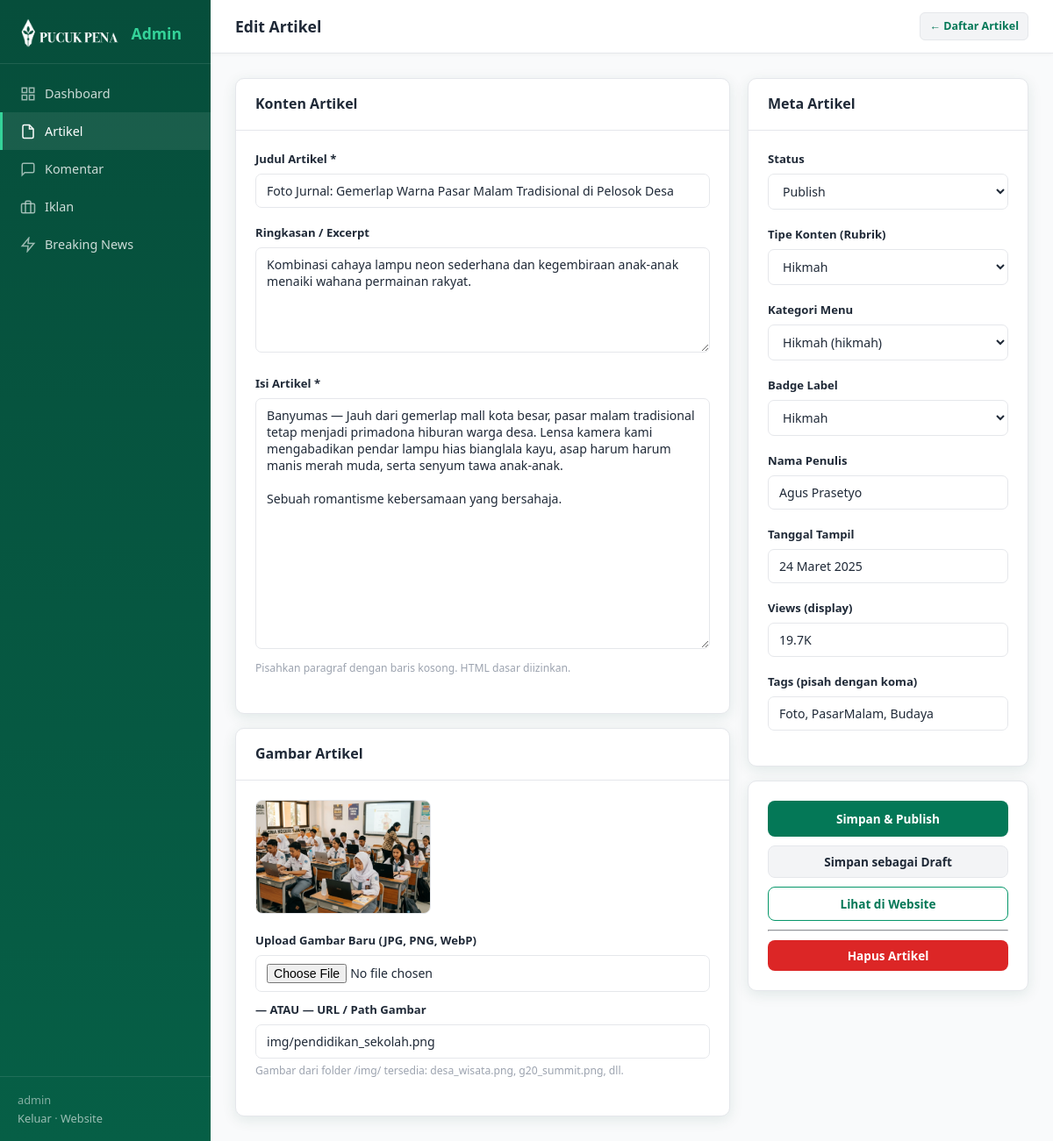
The app's page /admin/articles.php?action=edit&id=98 (signed in) with its own data.
### tables this page shows
CREATE TABLE `articles` (
  `id` int NOT NULL AUTO_INCREMENT,
  `type` varchar(100) NOT NULL DEFAULT 'Berita Utama',
  `cat` varchar(50) NOT NULL DEFAULT 'berita',
  `badge` varchar(50) NOT NULL DEFAULT 'berita',
  `title` varchar(500) NOT NULL,
  `excerpt` text,
  `content` longtext,
  `author` varchar(200) DEFAULT NULL,
  `date_display` varchar(100) DEFAULT NULL,
  `views` varchar(20) DEFAULT '0',
  `img` text,
  `tags` varchar(500) DEFAULT '[]',
  `status` enum('draft','published') DEFAULT 'published',
  `created_at` timestamp NULL DEFAULT CURRENT_TIMESTAMP,
  `updated_at` timestamp NULL DEFAULT CURRENT_TIMESTAMP ON UPDATE CURRENT_TIMESTAMP,
  PRIMARY KEY (`id`)
);

### admin/articles.php (the view, shortened to what this page needs)
<?php
$db = getDB();
$action  = $_GET['action'] ?? ($_POST['action'] ?? 'list');
$article = null;
if (in_array($action, ['edit','view']) && isset($_GET['id'])) {
    $stmt = $db->prepare("SELECT * FROM articles WHERE id = ?");
    $stmt->execute([(int)$_GET['id']]);
    $article = $stmt->fetch();
}
$articles = [];
$total = 0;
$perPage = 20;
$page = max(1, (int)($_GET['page'] ?? 1));
$search = trim($_GET['q'] ?? '');
$filterCat = $_GET['cat'] ?? '';
?><!DOCTYPE html>
<html lang="id">
<head>
  <link rel="stylesheet" href="style.css">
</head>
<body>
<aside class="sidebar">
  <div class="sidebar-brand">
    <img src="../img/PUCUK%20PENA.png" alt="Logo">
    <span>Admin</span>
  </div>
  <nav>
    <a href="index.php">
      <svg width="18" height="18" viewBox="0 0 24 24" fill="none" stroke="currentColor" stroke-width="2"><rect x="3" y="3" width="7" height="7"/><rect x="14" y="3" width="7" height="7"/><rect x="14" y="14" width="7" height="7"/><rect x="3" y="14" width="7" height="7"/></svg>
      Dashboard
    </a>
    <a href="articles.php" class="active">
      <svg width="18" height="18" viewBox="0 0 24 24" fill="none" stroke="currentColor" stroke-width="2"><path d="M14 2H6a2 2 0 0 0-2 2v16a2 2 0 0 0 2 2h12a2 2 0 0 0 2-2V8z"/><polyline points="14 2 14 8 20 8"/></svg>
      Artikel
    </a>
    <a href="comments.php">
      <svg width="18" height="18" viewBox="0 0 24 24" fill="none" stroke="currentColor" stroke-width="2"><path d="M21 15a2 2 0 0 1-2 2H7l-4 4V5a2 2 0 0 1 2-2h14a2 2 0 0 1 2 2z"/></svg>
      Komentar
    </a>
    <a href="ads.php">
      <svg width="18" height="18" viewBox="0 0 24 24" fill="none" stroke="currentColor" stroke-width="2"><rect x="2" y="7" width="20" height="14" rx="2"/><path d="M16 21V5a2 2 0 0 0-2-2h-4a2 2 0 0 0-2 2v16"/></svg>
      Iklan
    </a>
    <a href="breaking.php">
      <svg width="18" height="18" viewBox="0 0 24 24" fill="none" stroke="currentColor" stroke-width="2"><polygon points="13 2 3 14 12 14 11 22 21 10 12 10 13 2"/></svg>
      Breaking News
    </a>
  </nav>
  <div class="sidebar-footer">
    <div><?= htmlspecialchars($_SESSION['admin_user']) ?></div>
    <a href="logout.php">Keluar</a> · <a href="../" target="_blank">Website</a>
  </div>
</aside>
<div class="main-content">
  <div class="topbar">
    <h1>
      <?php if ($action === 'list'): ?>Daftar Artikel
      <?php elseif ($action === 'new'): ?>Tambah Artikel Baru
      <?php else: ?>Edit Artikel
      <?php endif; ?>
    </h1>
    <div class="topbar-right">
      <?php if ($action !== 'list'): ?>
        <a href="articles.php" class="btn btn-secondary btn-sm">← Daftar Artikel</a>
      <?php else: ?>
        <a href="articles.php?action=new" class="btn btn-primary btn-sm">+ Artikel Baru</a>
      <?php endif; ?>
    </div>
  </div>
  <div class="page-body">
    <?php if ($action === 'list'): ?>
    <div class="panel">
      <div class="panel-header">
        <h2>Semua Artikel (<?= $total ?>)</h2>
        <form method="GET" style="display:flex;gap:8px;align-items:center">
          <input type="hidden" name="action" value="list">
          <input type="text" name="q" value="<?= htmlspecialchars($search) ?>" placeholder="Cari judul/penulis..." class="form-control" style="width:200px;padding:6px 10px">
          <select name="cat" class="form-control" style="width:140px;padding:6px 10px">
            <option value="">Semua Tipe</option>
            <?php foreach (['berita','opini','essay','artikel','video','foto'] as $t): ?>
              <option value="<?= $t ?>" <?= $filterCat === $t ? 'selected' : '' ?>><?= ucfirst($t) ?></option>
            <?php endforeach; ?>
          </select>
          <button type="submit" class="btn btn-secondary btn-sm">Cari</button>
        </form>
      </div>
      <div class="table-wrap">
        <table>
          <thead>
            <tr><th>#</th><th>Judul</th><th>Tipe</th><th>Kategori</th><th>Penulis</th><th>Tanggal</th><th>Status</th><th>Aksi</th></tr>
          </thead>
          <tbody>
            <?php foreach ($articles as $a): ?>
            <tr>
              <td><?= $a['id'] ?></td>
              <td class="td-title">
                <a href="articles.php?action=edit&id=<?= $a['id'] ?>">
                  <?= htmlspecialchars(mb_strimwidth($a['title'], 0, 65, '...')) ?>
                </a>
              </td>
              <td><span class="badge badge-<?= badgeCls($a['type']) ?>"><?= htmlspecialchars($a['type']) ?></span></td>
              <td><span style="font-size:0.78rem;color:var(--gray-600)"><?= htmlspecialchars($a['cat']) ?></span></td>
              <td style="font-size:0.82rem"><?= htmlspecialchars($a['author']) ?></td>
              <td style="font-size:0.8rem;white-space:nowrap"><?= htmlspecialchars($a['date_display']) ?></td>
              <td><span class="badge badge-<?= $a['status'] ?>"><?= $a['status'] ?></span></td>
              <td style="white-space:nowrap">
                <a href="articles.php?action=edit&id=<?= $a['id'] ?>" class="btn btn-secondary btn-sm">✏️ Edit</a>
                <button onclick="confirmDelete(<?= $a['id'] ?>, '<?= htmlspecialchars(addslashes(mb_strimwidth($a['title'],0,40,'...'))) ?>')" class="btn btn-danger btn-sm">🗑️</button>
              </td>
            </tr>
            <?php endforeach; ?>
            <?php if (empty($articles)): ?>
            <tr><td colspan="8" style="text-align:center;padding:40px;color:var(--gray-400)">
              <?= $search ? 'Tidak ditemukan hasil pencarian.' : 'Belum ada artikel. <a href="articles.php?action=new">Tambah sekarang</a>' ?>
            </td></tr>
            <?php endif; ?>
          </tbody>
        </table>
      </div>
      <?php if ($total > $perPage): ?>
      <div style="padding:16px 22px;border-top:1px solid var(--gray-200)">
        <div class="pagination">
          <?php for ($p = 1; $p <= ceil($total/$perPage); $p++): ?>
            <a href="?action=list&page=<?= $p ?>&q=<?= urlencode($search) ?>&cat=<?= urlencode($filterCat) ?>"
               class="page-btn <?= $p === $page ? 'active' : '' ?>"><?= $p ?></a>
          <?php endfor; ?>
        </div>
      </div>
      <?php endif; ?>
    </div>
    <?php else: ?>
    <?php
    $art = $article ?? [
      'id'=>0,'type'=>'berita','cat'=>'nasional','badge'=>'berita',
      'title'=>'','excerpt'=>'','content'=>'','author'=>'',
      'date_display'=>date('d F Y'),'views'=>'0','img'=>'','tags'=>'[]','status'=>'draft'
    ];
    $tagsStr = implode(', ', json_decode($art['tags'] ?? '[]', true) ?? []);
    ?>
    <form method="POST" enctype="multipart/form-data" id="articleForm">
      <div style="display:grid;grid-template-columns:1fr 320px;gap:20px;align-items:start">
        <div>
          <div class="panel" style="margin-bottom:16px">
            <div class="panel-header"><h2>Konten Artikel</h2></div>
            <div class="panel-body">
              <div class="form-group">
                <label>Judul Artikel *</label>
                <input type="text" name="title" class="form-control" required
                       value="<?= htmlspecialchars($art['title']) ?>"
                       placeholder="Tulis judul artikel yang menarik...">
              </div>
              <div class="form-group">
                <label>Ringkasan / Excerpt</label>
                <textarea name="excerpt" class="form-control" rows="3"
                          placeholder="Ringkasan singkat 1-2 kalimat yang muncul di halaman utama..."><?= htmlspecialchars($art['excerpt']) ?></textarea>
              </div>
              <div class="form-group">
                <label>Isi Artikel *</label>
                <textarea name="content" class="form-control" rows="14"
                          placeholder="Tulis isi artikel lengkap di sini. Pisahkan paragraf dengan satu baris kosong."><?= htmlspecialchars($art['content']) ?></textarea>
                <small style="color:var(--gray-400);font-size:0.76rem">Pisahkan paragraf dengan baris kosong. HTML dasar diizinkan.</small>
              </div>
            </div>
          </div>
          <div class="panel">
            <div class="panel-header"><h2>Gambar Artikel</h2></div>
            <div class="panel-body">
              <?php $imgSrc = $art['img'] ?? ''; ?>
              <?php if ($imgSrc): ?>
                <img src="../<?= htmlspecialchars($imgSrc) ?>" id="imgPreview" class="img-preview" style="width:200px;height:130px;margin-bottom:12px;border-radius:8px;object-fit:cover">
              <?php else: ?>
                <div id="imgPreview" style="width:200px;height:130px;border-radius:8px;background:var(--gray-100);display:flex;align-items:center;justify-content:center;margin-bottom:12px;color:var(--gray-400);font-size:0.85rem;border:2px dashed var(--gray-200)">
                  Belum ada gambar
                </div>
              <?php endif; ?>
              <div class="form-group" style="margin-bottom:10px">
                <label>Upload Gambar Baru (JPG, PNG, WebP)</label>
                <input type="file" name="img_file" class="form-control" accept="image/*" onchange="previewImg(this)">
              </div>
              <div class="form-group">
                <label>— ATAU — URL / Path Gambar</label>
                <input type="text" name="img_url_manual" id="imgUrlManual" class="form-control"
                       value="<?= htmlspecialchars($imgSrc) ?>"
                       placeholder="img/nama_file.png atau https://...">
                <small style="color:var(--gray-400);font-size:0.76rem">Gambar dari folder /img/ tersedia: desa_wisata.png, g20_summit.png, dll.</small>
              </div>
            </div>
          </div>
        </div>
        <div>
          <div class="panel" style="margin-bottom:16px">
            <div class="panel-header"><h2>Meta Artikel</h2></div>
            <div class="panel-body">
              <div class="form-group">
                <label>Status</label>
                <select name="status" class="form-control">
                  <option value="published" <?= ($art['status']??'')==='published'?'selected':'' ?>>Publish</option>
                </select>
              </div>
              <div class="form-group">
                <label>Tipe Konten (Rubrik)</label>
                <select name="type" class="form-control">
                  <?php foreach (['Berita Utama', 'Essay', 'Opini', 'Pendidikan', 'Olahraga', 'Ekonomi', 'Hikmah', 'Foto', 'Video'] as $t): ?>
                    <option value="<?= $t ?>" <?= (strcasecmp($art['type']??'', $t)===0)?'selected':'' ?>><?= $t ?></option>
                  <?php endforeach; ?>
                </select>
              </div>
              <div class="form-group">
                <label>Kategori Menu</label>
                <select name="cat" class="form-control">
                  <?php
                  $catLabels = [
                    'berita'     => 'Berita Utama',
                    'essay'      => 'Essay',
                    'opini'      => 'Opini',
                    'pendidikan' => 'Pendidikan',
                    'olahraga'   => 'Olahraga',
                    'ekonomi'    => 'Ekonomi',
                    'hikmah'     => 'Hikmah',
                    'foto'       => 'Foto',
                    'video'      => 'Video'
                  ];
                  foreach ($catLabels as $cVal => $cLbl): ?>
                    <option value="<?= $cVal ?>" <?= ($art['cat']??'')===$cVal?'selected':'' ?>><?= $cLbl ?> (<?= $cVal ?>)</option>
                  <?php endforeach; ?>
                </select>
              </div>
              <div class="form-group">
                <label>Badge Label</label>
                <select name="badge" class="form-control">
                  <?php foreach (['berita','essay','opini','pendidikan','olahraga','ekonomi','hikmah','investigasi','foto','video'] as $b): ?>
                    <option value="<?= $b ?>" <?= ($art['badge']??'')===$b?'selected':'' ?>><?= ucfirst($b) ?></option>
                  <?php endforeach; ?>
                </select>
              </div>
              <div class="form-group">
                <label>Nama Penulis</label>
                <input type="text" name="author" class="form-control"
                       value="<?= htmlspecialchars($art['author'] ?? '') ?>"
                       placeholder="Nama penulis / desk">
              </div>
              <div class="form-group">
                <label>Tanggal Tampil</label>
                <input type="text" name="date_display" class="form-control"
                       value="<?= htmlspecialchars($art['date_display'] ?? date('d F Y')) ?>"
                       placeholder="28 Juni 2025">
              </div>
              <div class="form-group">
                <label>Views (display)</label>
                <input type="text" name="views" class="form-control"
                       value="<?= htmlspecialchars($art['views'] ?? '0') ?>"
                       placeholder="45.2K">
              </div>
              <div class="form-group">
                <label>Tags (pisah dengan koma)</label>
                <input type="text" name="tags" class="form-control"
                       value="<?= htmlspecialchars($tagsStr) ?>"
                       placeholder="Olahraga, Timnas, Sepak Bola">
              </div>
            </div>
          </div>
          <div class="panel">
            <div class="panel-body" style="display:flex;flex-direction:column;gap:10px">
              <button type="submit" name="status_override" value="published"
                      onclick="document.querySelector('[name=status]').value='published'"
                      class="btn btn-primary" style="width:100%;justify-content:center;padding:11px">
                Simpan & Publish
              </button>
              <button type="submit"
                      onclick="document.querySelector('[name=status]').value='draft'"
                      class="btn btn-secondary" style="width:100%;justify-content:center">
                Simpan sebagai Draft
              </button>
              <?php if (!empty($art['id'])): ?>
              <a href="../#article-<?= $art['id'] ?>" target="_blank" class="btn btn-outline" style="width:100%;justify-content:center">
                Lihat di Website
              </a>
              <hr style="border-color:var(--gray-200)">
              <button type="button"
                      onclick="confirmDelete(<?= $art['id'] ?>, '<?= htmlspecialchars(addslashes(mb_strimwidth($art['title'],0,40,'...'))) ?>')"
                      class="btn btn-danger" style="width:100%;justify-content:center">
                Hapus Artikel
              </button>
              <?php endif; ?>
            </div>
          </div>
        </div>
      </div>
    </form>
    <?php endif; ?>
  </div>
</div>
</body>
</html>

### records on screen
articles: title "Foto Jurnal: Gemerlap Warna Pasar Malam Tradisional di Pelosok Desa", excerpt "Kombinasi cahaya lampu neon sederhana dan kegembiraan anak-anak menaiki wahana permainan rakyat.", content "Banyumas — Jauh dari gemerlap mall kota besar, pasar malam tradisional tetap menjadi primadona hiburan warga desa. Lensa kamera kami mengabadikan pendar lampu hias bianglala kayu, asap harum harum manis merah muda, serta senyum tawa anak-anak. Sebuah romantisme kebersamaan yang bersahaja.", img (picture), img_url_manual "img/pendidikan_sekolah.png", status "Publish", type "Hikmah", cat "Hikmah (hikmah)", badge "Hikmah", author "Agus Prasetyo", date_display "24 Maret 2025", views "19.7K", tags "Foto, PasarMalam, Budaya"

### other values on screen
$_SESSION['admin_user'] "admin"
